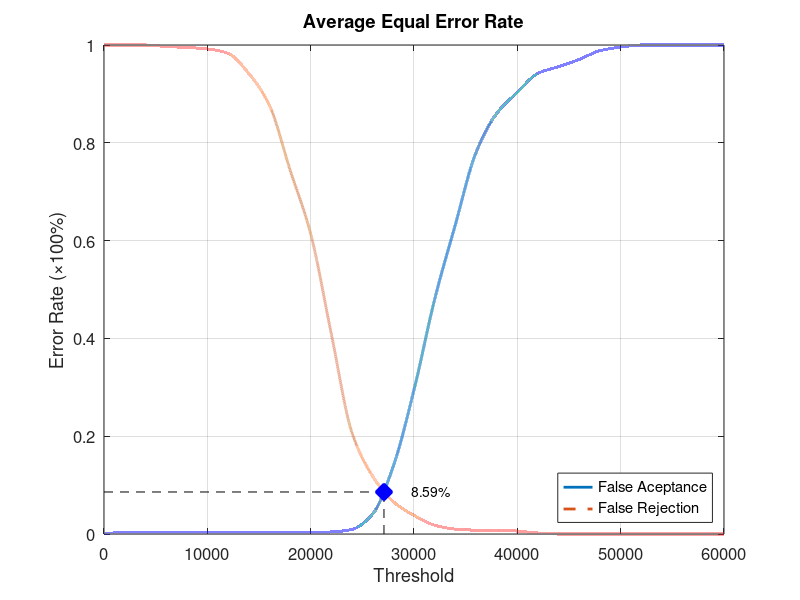
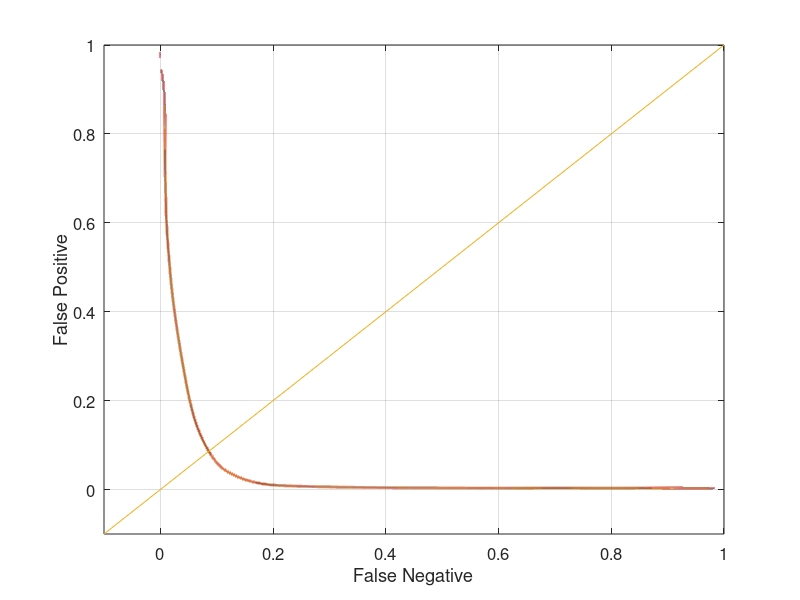

The MATLAB script that drew these images, in order:
function yEER = Database3Average
close all;
clear;
clc;
x = 0:2000:60000;
xq = 0:0.5:60000;

y0 = [0 0.0031579 0.0031579 0.0031579 0.0031579 0.0031579 0.0031579 0.0031579 0.0031579 0.0031579 0.0031579 0.00421053 0.00947368 0.0410526 0.138947 0.294737 0.48 0.632632 0.78 0.86 0.903158 0.942105 0.955789 0.970526 0.988421 0.99579 1 1 1 1 1];
yy0 = interp1(x, y0, xq, 'pchip');
y1 = [1 1 1 0.997 0.995 0.992 0.983 0.942 0.877 0.745 0.614 0.409 0.207 0.118 0.066 0.038 0.018 0.01 0.008 0.008 0.006 0.002 0 0 0 0 0 0 0 0 0];
yy1 = interp1(x, y1, xq, 'pchip');

% Calculating EER: 
y2 = abs(y0 - y1);
find(y2 == min(y2))
yy2 = abs(yy0 - yy1);
xEER = find(yy2 == min(yy2));
xEERIndex = xq(xEER) % X-axis EER
yEER = yy0(xEER) % Y-axis EER

main = figure
plot(xq, yy0,'-','LineWidth', 2);	hold on
plot(xq, yy1,'--','LineWidth', 2);	hold on
plot([xEERIndex xEERIndex], [0 yEER], 'k--');	hold on
plot([0 xEERIndex], [yEER yEER], 'k--');	hold on
plot(xEERIndex, yEER, 'bx', 'LineWidth', 10);	hold on
text(xEERIndex + 10 * xEERIndex / 100, yEER, [num2str(round((10000 * yEER)) / 100) '%'])
legend('False Aceptance', 'False Rejection', 'Location', 'SouthEast')
xlabel('Threshold')
ylabel('Error Rate (\times100%)')
title('Average Equal Error Rate')
set(gca, 'FontSize', 12)
axis([0 60000 0 1])
grid on

print(main, 'Database3AverageMain', '-dpng');
FNRxFPR = figure('Color', [1 1 1]);
plot(yy1, yy0, '-', yy1, yy0, 'LineWidth', 2);
hold on
y = -0.1:0.1:1
plot(y, y); 
set(gca, 'FontSize', 12)
xlabel('False Negative')
ylabel('False Positive')
axis([-0.1 1 -0.1 1])
set(gca, 'FontSize', 12)
grid on

print(FNRxFPR, 'Database3AverageFNRxFPR','-dpng');
end
